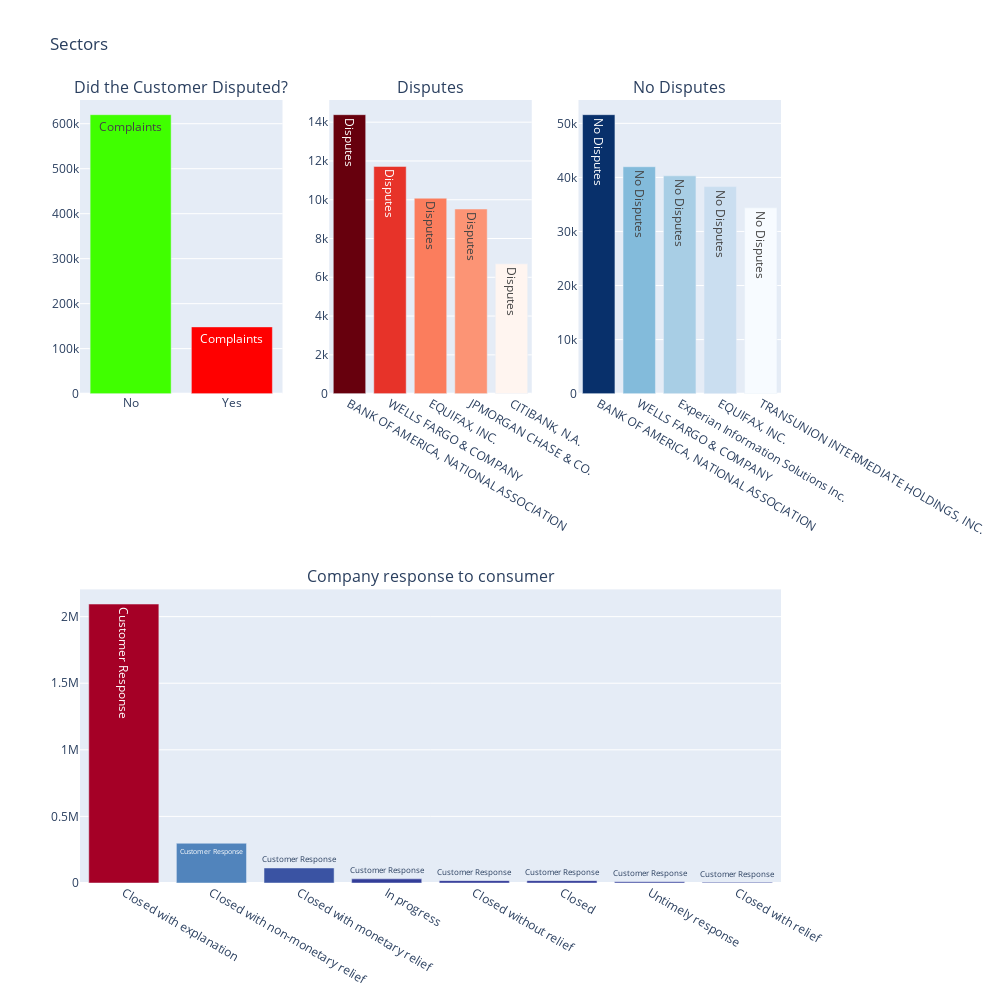

Source (notebook cell):
### Code cell
total_complaints_plotly = go.Bar(
            x=disputed.index.values,
            y=disputed.values,
    text = 'Complaints',
    showlegend=False,
    marker=dict(
        color=['#40FF00', '#FF0000'])
    )

top5_disputes_plotly = go.Bar(
            x=top5_disputed.index.values,
            y=top5_disputed.values,
    text='Disputes',
    showlegend=False,
    marker=dict(
        color=top5_disputed.values,
        colorscale='Reds')
    )

top5_nodisputes_plotly = go.Bar(
            x=top5_nodispute.index.values,
            y=top5_nodispute.values,
    text='No Disputes',
    showlegend=False,
    marker=dict(
        color=top5_nodispute.values,
        colorscale='Blues')
    )

# Lower Subplot
customer_res_plotly = go.Bar(
            x=company_response.index.values,
            y=company_response.values,
    text='Customer Response',
    showlegend=False,
        marker=dict(
        color=df['Company response to consumer'].value_counts().values,
        colorscale = [[0.0, 'rgb(165,0,38)'], [0.1111111111111111, 'rgb(215,48,39)'], [0.2222222222222222, 'rgb(244,109,67)'], 
                      [0.3333333333333333, 'rgb(253,174,97)'], [0.4444444444444444, 'rgb(254,224,144)'], 
                      [0.5555555555555556, 'rgb(224,243,248)'], [0.6666666666666666, 'rgb(171,217,233)'], 
                      [0.7777777777777778, 'rgb(116,173,209)'], [0.8888888888888888, 'rgb(69,117,180)'], 
                      [1.0, 'rgb(49,54,149)']],
        reversescale = True
        )
)

fig = tls.make_subplots(rows=2, cols=3, specs=[[{}, {}, {}], [{'colspan': 3}, None, None]],
                          subplot_titles=('Did the Customer Disputed?',
                                          'Disputes',
                                         'No Disputes',
                                         'Company response to consumer'))

# First three Subplots
fig.append_trace(total_complaints_plotly, 1, 1)
fig.append_trace(top5_disputes_plotly , 1, 2)
fig.append_trace(top5_nodisputes_plotly , 1, 3)

# Lower Subplot
fig.append_trace(customer_res_plotly, 2, 1)



fig['layout'].update(showlegend=True, height=1000, width=1000, title='Sectors')
iplot(fig, filename='Complaints')

### Figure 1 — Plotly figure (JSON) as saved in the notebook; plotly's stock layout.template omitted (floating-point values rounded to 4 significant figures)
{"data": [{"marker": {"color": ["#40FF00", "#FF0000"]}, "showlegend": false, "text": "Complaints", "type": "bar", "x": ["No", "Yes"], "xaxis": "x", "y": [620080, 148378], "yaxis": "y"}, {"marker": {"color": [14387, 11717, 10079, 9523, 6697], "colorscale": [[0, "rgb(255,245,240)"], [0.125, "rgb(254,224,210)"], [0.25, "rgb(252,187,161)"], [0.375, "rgb(252,146,114)"], [0.5, "rgb(251,106,74)"], [0.625, "rgb(239,59,44)"], [0.75, "rgb(203,24,29)"], [0.875, "rgb(165,15,21)"], [1, "rgb(103,0,13)"]]}, "showlegend": false, "text": "Disputes", "type": "bar", "x": ["BANK OF AMERICA, NATIONAL ASSOCIATION", "WELLS FARGO & COMPANY", "EQUIFAX, INC.", "JPMORGAN CHASE & CO.", "CITIBANK, N.A."], "xaxis": "x2", "y": [14387, 11717, 10079, 9523, 6697], "yaxis": "y2"}, {"marker": {"color": [51605, 41976, 40292, 38311, 34368], "colorscale": [[0, "rgb(247,251,255)"], [0.125, "rgb(222,235,247)"], [0.25, "rgb(198,219,239)"], [0.375, "rgb(158,202,225)"], [0.5, "rgb(107,174,214)"], [0.625, "rgb(66,146,198)"], [0.75, "rgb(33,113,181)"], [0.875, "rgb(8,81,156)"], [1, "rgb(8,48,107)"]]}, "showlegend": false, "text": "No Disputes", "type": "bar", "x": ["BANK OF AMERICA, NATIONAL ASSOCIATION", "WELLS FARGO & COMPANY", "Experian Information Solutions Inc.", "EQUIFAX, INC.", "TRANSUNION INTERMEDIATE HOLDINGS, INC."], "xaxis": "x3", "y": [51605, 41976, 40292, 38311, 34368], "yaxis": "y3"}, {"marker": {"color": [2094382, 298448, 112815, 31022, 17868, 17611, 9215, 5304], "colorscale": [[0, "rgb(165,0,38)"], [0.1111, "rgb(215,48,39)"], [0.2222, "rgb(244,109,67)"], [0.3333, "rgb(253,174,97)"], [0.4444, "rgb(254,224,144)"], [0.5556, "rgb(224,243,248)"], [0.6667, "rgb(171,217,233)"], [0.7778, "rgb(116,173,209)"], [0.8889, "rgb(69,117,180)"], [1, "rgb(49,54,149)"]], "reversescale": true}, "showlegend": false, "text": "Customer Response", "type": "bar", "x": ["Closed with explanation", "Closed with non-monetary relief", "Closed with monetary relief", "In progress", "Closed without relief", "Closed", "Untimely response", "Closed with relief"], "xaxis": "x4", "y": [2094382, 298448, 112815, 31022, 17868, 17611, 9215, 5304], "yaxis": "y4"}], "layout": {"annotations": [{"font": {"size": 16}, "showarrow": false, "text": "Did the Customer Disputed?", "x": 0.1444, "xanchor": "center", "xref": "paper", "y": 1, "yanchor": "bottom", "yref": "paper"}, {"font": {"size": 16}, "showarrow": false, "text": "Disputes", "x": 0.5, "xanchor": "center", "xref": "paper", "y": 1, "yanchor": "bottom", "yref": "paper"}, {"font": {"size": 16}, "showarrow": false, "text": "No Disputes", "x": 0.8556, "xanchor": "center", "xref": "paper", "y": 1, "yanchor": "bottom", "yref": "paper"}, {"font": {"size": 16}, "showarrow": false, "text": "Company response to consumer", "x": 0.5, "xanchor": "center", "xref": "paper", "y": 0.375, "yanchor": "bottom", "yref": "paper"}], "height": 1000, "showlegend": true, "title": {"text": "Sectors"}, "width": 1000, "xaxis": {"anchor": "y", "domain": [0, 0.2889]}, "xaxis2": {"anchor": "y2", "domain": [0.3556, 0.6444]}, "xaxis3": {"anchor": "y3", "domain": [0.7111, 1]}, "xaxis4": {"anchor": "y4", "domain": [0, 1]}, "yaxis": {"anchor": "x", "domain": [0.625, 1]}, "yaxis2": {"anchor": "x2", "domain": [0.625, 1]}, "yaxis3": {"anchor": "x3", "domain": [0.625, 1]}, "yaxis4": {"anchor": "x4", "domain": [0, 0.375]}}}
